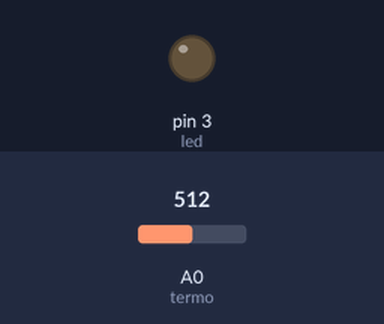
Bench run of a sketch on a simulated Arduino Uno, built with avr-gcc and run on an emulated ATmega328P. On the bench: output pins drawn as LEDs (lit = HIGH). Inputs (shaded band) come from the test bench; at power-on: A0 (termo) = 512.

Above: at 1.8 s.
1.9 s: A0 (termo) set to 602
3.4 s: A0 (termo) set to 627
At 5.2 s:
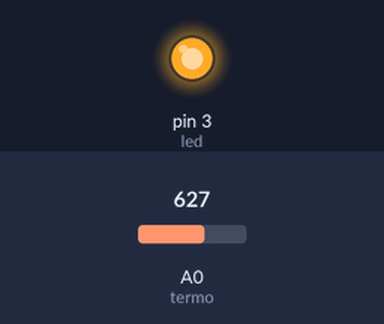
5.5 s: A0 (termo) set to 511
At 6.7 s:
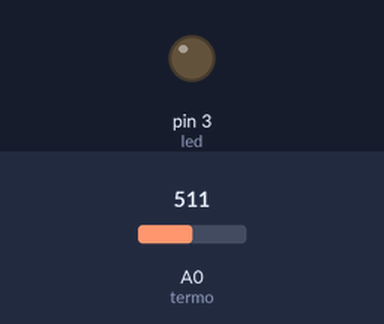
7.5 s: A0 (termo) set to 716
At 9.4 s:
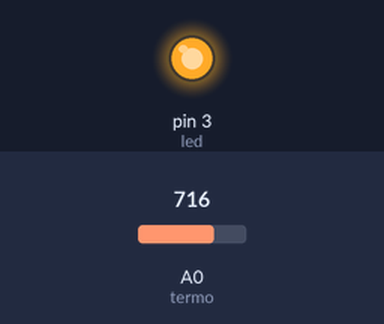
Timing chart, 0 to 10.5 s (numbered marks = the images above; inputs shaded):
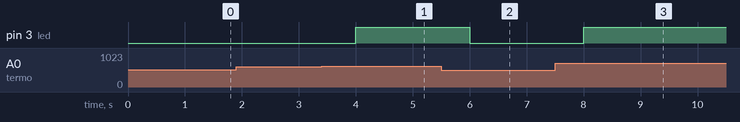

The sketch:

YPOK_7_1.ino
```cpp
// Урок 7 схема 1
int led = 3; // Вводится переменная led для светодиода подключенного выводу 3
int termo = A0; // Переменная termo для вывода A0
int val; // Переменная val для считывания уровня напряжения с вывода A0 в цифровом виде
float voltage; // Переменная для расчета реального напряжения

void setup()
{
  pinMode(led, OUTPUT); // для контакта, к которому подключен светодиод, устанавливается режим работы "Выход"
}
void loop()
{
  val = analogRead(termo); // с контакта контроллера А0 считывается значение напряжения и присваивается переменной val
  voltage = (val*5.0/1023); // цифровое значение напряжения преобразуется в реальное
   if ( voltage*100-273.15>29) //рассчитывается температура и если она больше 29 градусов, то:
  {
    digitalWrite(led,HIGH);  // включается светодиод
  }
    else {
    digitalWrite(led, LOW);   // если ниже 29 градусов, то светодиод выключается
         }
  delay(1000); // задержка в секунду для снижения частоты измерений
}
```

Measured:
- the behaviour switches between 618 and 619 on A0 (termo) (found by bisection; images 0 and 1)
- after the input at 1.9 s, every drawn part: stays the same
- after the input at 3.4 s, pin 3 (led): LOW → HIGH after 0.60 s
- after the input at 5.5 s, pin 3 (led): HIGH → LOW after 0.50 s
- after the input at 7.5 s, pin 3 (led): LOW → HIGH after 0.50 s
